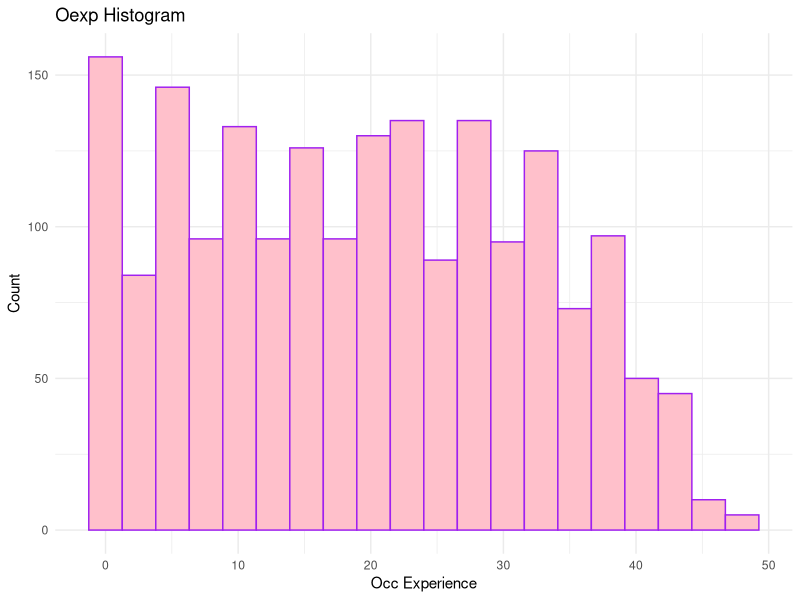
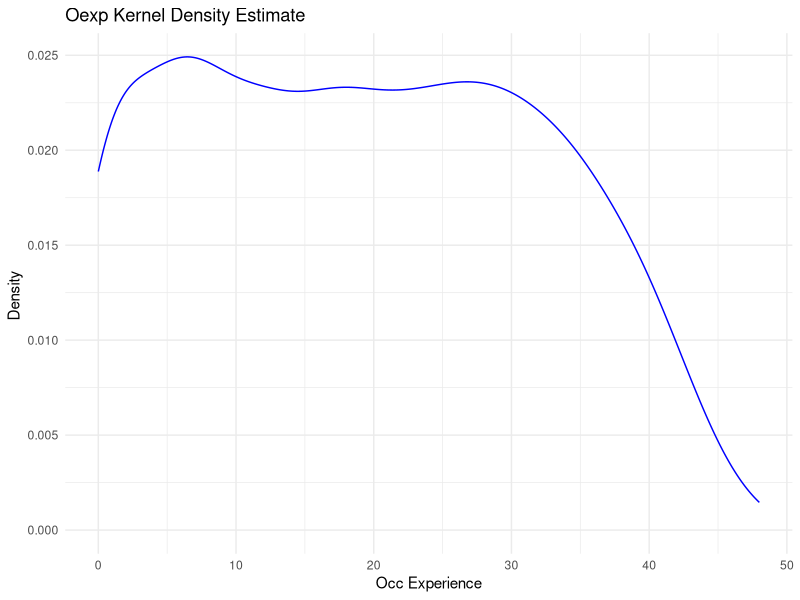
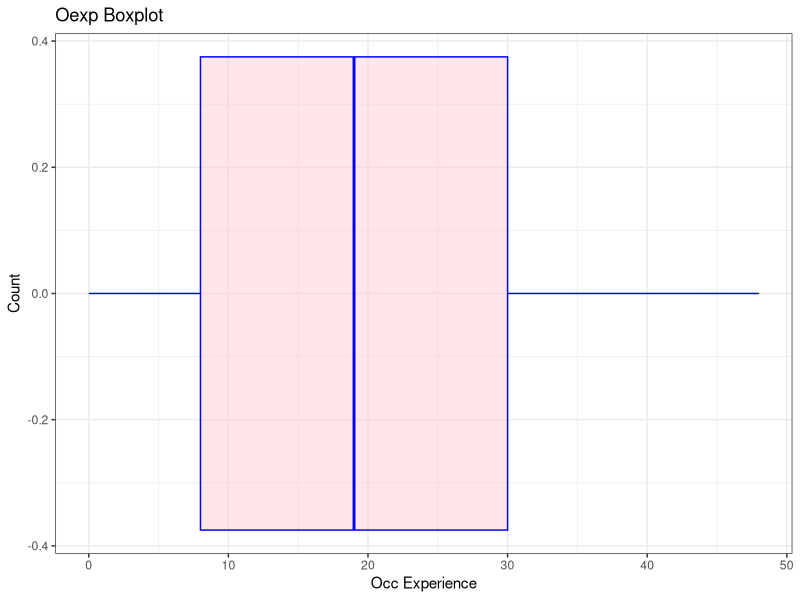
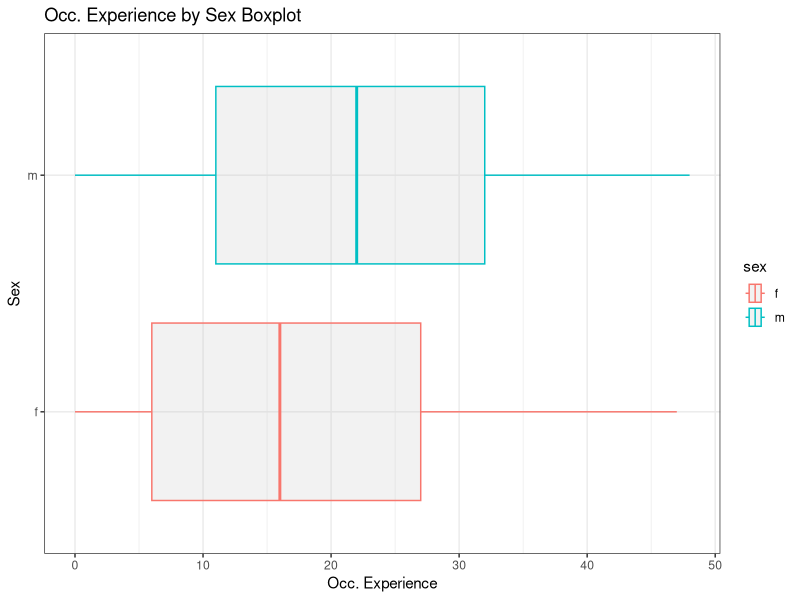

Write the R code that produced these figures, in order.
## ---- chunk 1
library(ggplot2)
library(readr)
#getwd()
data = read.table("./income_exmpl.dat")
## ---- chunk 2
#Histogram
ggplot(data) + 
  geom_histogram(aes(x = oexp), bins = 20, color = "purple", fill = "pink") + 
  theme_minimal() + 
  labs(title = "Oexp Histogram", x="Occ Experience", y="Count",)


#ggplot(cancer, aes(x=diagnosis, y=radius_mean,color = diagnosis)) +
#  geom_point(alpha = 1/20) +
#  geom_point(size=0.1) +
#  labs(title = "Diagnosis by Radius", x="Diagnosis", y="Radius",) +
#  scale_color_manual(labels = c("benign", "malignant"), values = c("green", "red")) +
#  scale_x_discrete(labels=c("1" = "malignant", "0" = "benign"))
## ---- chunk 3
#Kernel Density Estimate
ggplot(data) +
  geom_density(aes(x = oexp), color = "blue") +
  theme_minimal() +
  labs(title = "Oexp Kernel Density Estimate", x="Occ Experience", y="Density ",)
## ---- chunk 4
#Boxplot
ggplot(data, aes(x = oexp)) +
  geom_boxplot(color="blue", fill="pink", alpha=0.4) +
  theme_bw() +
  labs(title = "Oexp Boxplot", x="Occ Experience", y="Count")
## ---- chunk 5
#Set of boxplots showing the distribution of “oexp” by sex crossed with occupational status (“occ”). 
ggplot(data, aes(x = oexp, y = sex, color = sex)) + 
  geom_boxplot(fill="gray", alpha=0.2) + 
  theme_bw() +
  labs(title = "Occ. Experience by Sex Boxplot ", x="Occ. Experience", y="Sex")

#still have to cross this with occ^
## ---- chunk 6
# add your codes
## ---- chunk 7
# add your codes
## ---- chunk 8
data(UCBAdmissions) # load data

library(broom) # load package broom
dat <- tidy(UCBAdmissions)
## ---- chunk 9
# load package dplyr
library(dplyr)

# create aggregated data
dat_agg <- dat %>% 
  group_by(Admit, Gender) %>% 
  summarize(n = sum(n)) %>% 
  ungroup() %>% 
  group_by(Gender) %>% 
  mutate(Prop = n/sum(n)) %>% 
  filter(Admit == "Admitted")

knitr::kable(dat_agg)

# create grouped data
dat_dept <- dat %>% 
  group_by(Gender, Dept) %>% 
  mutate(Prop = n/sum(n)) %>% 
  filter(Admit == "Admitted")

knitr::kable(dat_dept)
## ---- chunk 10
# add your codes
